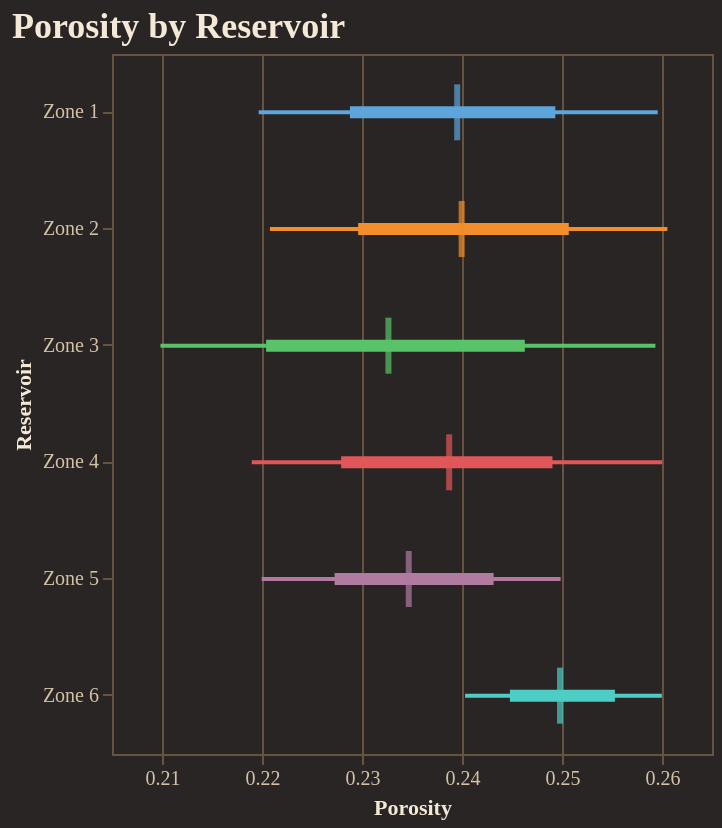

The cell this chart's notebook holds for it:
### Code cell
fig = reporter.plotter.forest_plot(
    "Porosity", 
    backend=PLOTTING_BACKEND
)
fig.show()

### Figure 1 — Vega-Lite specification as saved in the notebook (floating-point values rounded to 4 significant figures)
{"config": {"background": "#292524", "view": {"fill": "#292524", "stroke": "#665340"}, "title": {"color": "#f4e9d7", "font": "Merriweather", "fontSize": 18, "fontWeight": 600, "subtitleColor": "#d5c2a6", "anchor": "start"}, "axis": {"domainColor": "#665340", "gridColor": "#665340", "tickColor": "#665340", "labelColor": "#d5c2a6", "titleColor": "#f4e9d7", "labelFont": "Merriweather", "titleFont": "Merriweather"}, "legend": {"titleColor": "#f4e9d7", "labelColor": "#d5c2a6", "labelFont": "Merriweather", "titleFont": "Merriweather", "orient": "top-right", "symbolType": "circle"}, "header": {"labelColor": "#d5c2a6", "titleColor": "#f4e9d7", "labelFont": "Merriweather", "titleFont": "Merriweather"}, "mark": {"color": "#c78d3b"}, "line": {"color": "#c78d3b"}, "bar": {"color": "#c78d3b"}, "point": {"color": "#ddb06d"}, "area": {"color": "#c78d3b", "opacity": 0.35}, "text": {"color": "#f4e9d7", "font": "Merriweather"}, "range": {"category": ["#5DA5DA", "#F28E2B", "#59C36A", "#E15759", "#B07AA1", "#4ECDC4", "#FF9DA7", "#EDC948"]}}, "layer": [{"mark": {"type": "rule", "strokeWidth": 2}, "encoding": {"color": {"field": "group", "legend": null, "type": "nominal"}, "x": {"field": "p10", "scale": {"zero": false}, "title": "Porosity", "type": "quantitative"}, "x2": {"field": "p90"}, "y": {"field": "group", "sort": ["Zone 1", "Zone 2", "Zone 3", "Zone 4", "Zone 5", "Zone 6"], "title": "Reservoir", "type": "nominal"}}}, {"mark": {"type": "rule", "strokeWidth": 6}, "encoding": {"color": {"field": "group", "legend": null, "type": "nominal"}, "x": {"field": "p25", "scale": {"zero": false}, "title": "Porosity", "type": "quantitative"}, "x2": {"field": "p75"}, "y": {"field": "group", "sort": ["Zone 1", "Zone 2", "Zone 3", "Zone 4", "Zone 5", "Zone 6"], "title": "Reservoir", "type": "nominal"}}}, {"mark": {"type": "tick", "color": "black", "size": 28, "thickness": 3}, "encoding": {"color": {"field": "group", "legend": null, "type": "nominal"}, "tooltip": [{"field": "group", "title": "Group", "type": "nominal"}, {"field": "p10", "title": "P10", "type": "quantitative"}, {"field": "p25", "title": "P25", "type": "quantitative"}, {"field": "median", "title": "Median", "type": "quantitative"}, {"field": "p75", "title": "P75", "type": "quantitative"}, {"field": "p90", "title": "P90", "type": "quantitative"}], "x": {"field": "median", "scale": {"zero": false}, "title": "Porosity", "type": "quantitative"}, "y": {"field": "group", "sort": ["Zone 1", "Zone 2", "Zone 3", "Zone 4", "Zone 5", "Zone 6"], "title": "Reservoir", "type": "nominal"}}}], "data": {"name": "data-e261449dd15982b66d6bdb87304bff5e"}, "height": 350, "title": "Porosity by Reservoir", "width": "container", "$schema": "https://vega.github.io/schema/vega-lite/v5.20.1.json", "datasets": {"data-e261449dd15982b66d6bdb87304bff5e": [{"group": "Zone 1", "p10": 0.2197, "p25": 0.2288, "median": 0.2395, "p75": 0.2493, "p90": 0.2596}, {"group": "Zone 2", "p10": 0.2208, "p25": 0.2296, "median": 0.24, "p75": 0.2507, "p90": 0.2605}, {"group": "Zone 3", "p10": 0.2098, "p25": 0.2204, "median": 0.2326, "p75": 0.2463, "p90": 0.2593}, {"group": "Zone 4", "p10": 0.219, "p25": 0.2279, "median": 0.2387, "p75": 0.249, "p90": 0.26}, {"group": "Zone 5", "p10": 0.22, "p25": 0.2273, "median": 0.2347, "p75": 0.2432, "p90": 0.2499}, {"group": "Zone 6", "p10": 0.2403, "p25": 0.2448, "median": 0.2498, "p75": 0.2553, "p90": 0.26}]}}
